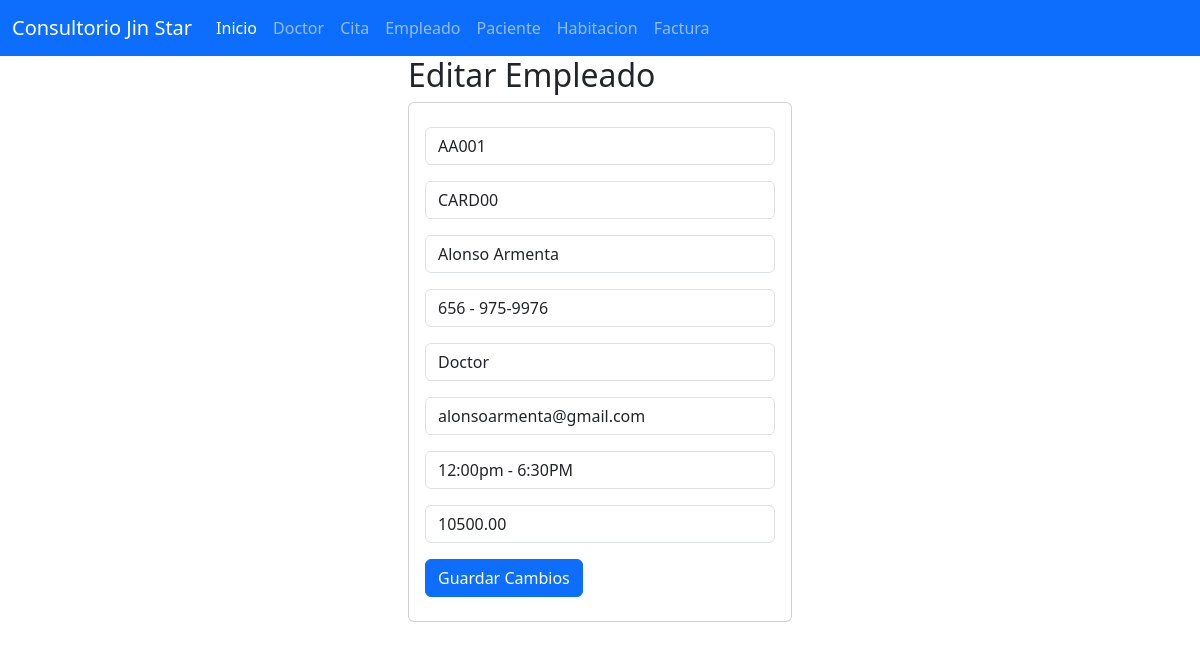
Screenshot of /seleccionarEmpleado/AA001 with the database file from the repository.
### empleado_app/models.py (models this page shows, shortened)
class Empleado(models.Model):
    id_empleado=models.CharField(primary_key=True,max_length=6)
    id_especialidad=models.CharField(max_length=6)
    nombre=models.CharField(max_length=100)
    telefono=models.CharField(max_length=15)
    correo=models.CharField(max_length=40)
    puesto=models.CharField(max_length=35)
    horario=models.CharField(max_length=12)
    salario=models.DecimalField(max_digits=12,decimal_places=2)

### empleado_app/views.py (the view)
# urls.py: path("seleccionarEmpleado/<id_empleado>",views.seleccionarEmpleado,name="seleccionarEmpleado"),
def seleccionarEmpleado(request,id_empleado):
    empleado=Empleado.objects.get(id_empleado=id_empleado)
    return render(request,"editarEmpleado.html",{"miempleado":empleado})

### empleado_app/templates/editarEmpleado.html
{% extends "base.html" %}
{% block cuerpo %}
<div class="row">
    <div class="col-md-4 offset-md-4">
        <h2>Editar Empleado</h2>
    <div class="card">
        <div class="card-body">
            <form action="/editarEmpleado/" method= "POST"> {% csrf_token %}
                <div class="form-group py-2">
                    <input type="text" id="skzid_empleado" name="skzid_empleado" class="form-control" value="{{miempleado.id_empleado}}" minlenght="1" maxlenght="6" readonly required>
                    </div>
                    <div class="form-group py-2">
                    <input type="text" id="skzid_especialidad" name="skzid_especialidad" class="form-control" value="{{miempleado.id_especialidad}}" minlenght="1" maxlenght="6" readonly required>
                    </div>
                    <div class="form-group py-2">
                    <input type="text" id="skznombre" name="skznombre" class="form-control" value="{{miempleado.nombre}}" maxlenght="100" required>
                    </div>
                    <div class="form-group py-2">
                    <input type="text" id="skztel" name="skztel" class="form-control"value="{{miempleado.telefono}}" minlenght="1" maxlenght="15" required>
                    </div>
                    <div class="form-group py-2">
                    <input type="text" id="skzpuesto" name="skzpuesto" class="form-control"value="{{miempleado.puesto}}" minlenght="1" maxlenght="15" required>
                    </div>
                    <div class="form-group py-2">
                    <input type="text" id="skzcorreo" name="skzcorreo" class="form-control" value="{{miempleado.correo}}" minlenght="1" maxlenght="40" required>
                    </div>
                    <div class="form-group py-2">
                    <input type="text" id="skzhorario" name="skzhorario" class="form-control" value="{{miempleado.horario}}" minlenght="1" maxlenght="12" required>
                    </div>
                    <div class="form-group py-2">
                    <input type="text" id="skzsalario" name="skzsalario" class="form-control" value="{{miempleado.salario}}" minlenght="1" maxlenght="12" required>
                    </div>
                    <div class="form-group py-2">
                    <button type="submit" class="btn btn-primary">Guardar Cambios</button></div>
            </form>
        </div>
    </div>
    </div>
</div>
{% endblock %}

### rows the page displays
Empleado: skzid_empleado "AA001", skzid_especialidad "CARD00", skznombre "Alonso Armenta", skzcorreo "alonsoarmenta@gmail.com", skzhorario "12:00pm - 6:30PM", skzsalario "10500.00"
